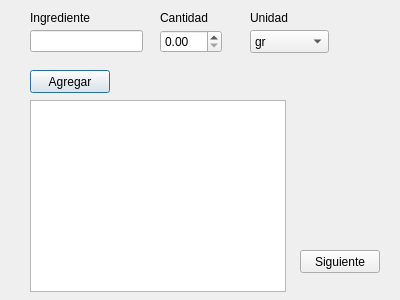
<?xml version="1.0" encoding="UTF-8"?>
<ui version="4.0">
 <class>IngredientesDialog</class>
 <widget class="QDialog" name="IngredientesDialog">
  <property name="geometry">
   <rect>
    <x>0</x>
    <y>0</y>
    <width>400</width>
    <height>300</height>
   </rect>
  </property>
  <property name="windowTitle">
   <string>Dialog</string>
  </property>
  <widget class="QLineEdit" name="lineEdit">
   <property name="geometry">
    <rect>
     <x>30</x>
     <y>30</y>
     <width>113</width>
     <height>22</height>
    </rect>
   </property>
  </widget>
  <widget class="QDoubleSpinBox" name="doubleSpinBox">
   <property name="geometry">
    <rect>
     <x>160</x>
     <y>30</y>
     <width>62</width>
     <height>23</height>
    </rect>
   </property>
  </widget>
  <widget class="QComboBox" name="comboBox">
   <property name="geometry">
    <rect>
     <x>250</x>
     <y>30</y>
     <width>79</width>
     <height>23</height>
    </rect>
   </property>
   <item>
    <property name="text">
     <string>gr</string>
    </property>
   </item>
   <item>
    <property name="text">
     <string>ml</string>
    </property>
   </item>
   <item>
    <property name="text">
     <string>lt</string>
    </property>
   </item>
   <item>
    <property name="text">
     <string>unidad</string>
    </property>
   </item>
   <item>
    <property name="text">
     <string>kg</string>
    </property>
   </item>
  </widget>
  <widget class="QLabel" name="label">
   <property name="geometry">
    <rect>
     <x>30</x>
     <y>10</y>
     <width>101</width>
     <height>16</height>
    </rect>
   </property>
   <property name="text">
    <string>Ingrediente</string>
   </property>
  </widget>
  <widget class="QLabel" name="label_2">
   <property name="geometry">
    <rect>
     <x>160</x>
     <y>10</y>
     <width>58</width>
     <height>15</height>
    </rect>
   </property>
   <property name="text">
    <string>Cantidad</string>
   </property>
  </widget>
  <widget class="QLabel" name="label_3">
   <property name="geometry">
    <rect>
     <x>250</x>
     <y>10</y>
     <width>58</width>
     <height>15</height>
    </rect>
   </property>
   <property name="text">
    <string>Unidad</string>
   </property>
  </widget>
  <widget class="QPushButton" name="btnAgregar">
   <property name="geometry">
    <rect>
     <x>30</x>
     <y>70</y>
     <width>80</width>
     <height>23</height>
    </rect>
   </property>
   <property name="text">
    <string>Agregar</string>
   </property>
  </widget>
  <widget class="QPushButton" name="btnSiguiente">
   <property name="geometry">
    <rect>
     <x>300</x>
     <y>250</y>
     <width>80</width>
     <height>23</height>
    </rect>
   </property>
   <property name="text">
    <string>Siguiente</string>
   </property>
  </widget>
  <widget class="QListWidget" name="listWidget">
   <property name="geometry">
    <rect>
     <x>30</x>
     <y>100</y>
     <width>256</width>
     <height>192</height>
    </rect>
   </property>
  </widget>
 </widget>
 <resources/>
 <connections/>
</ui>
